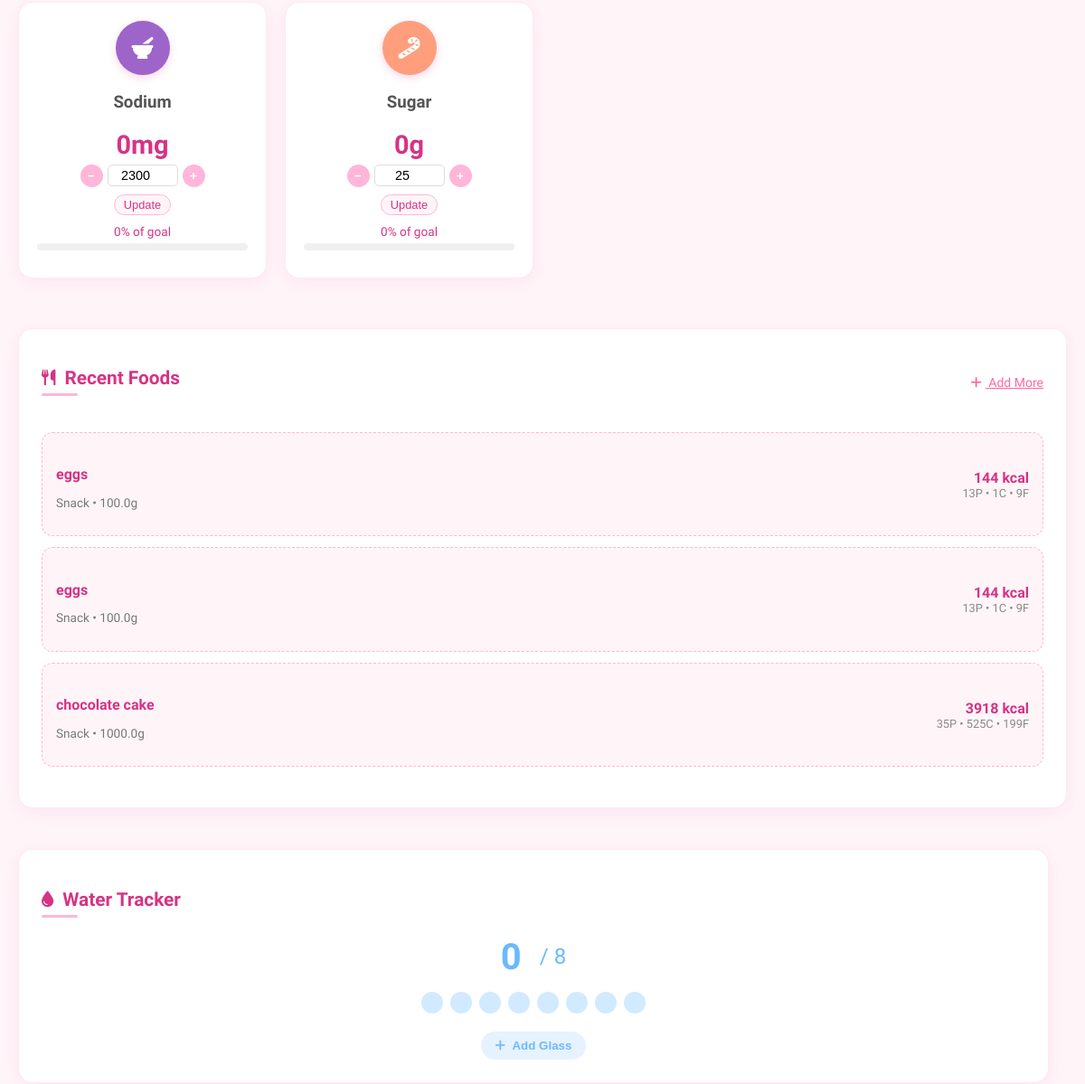
The page /dashboard/ (signed in, middle part) on the database as committed earlier.
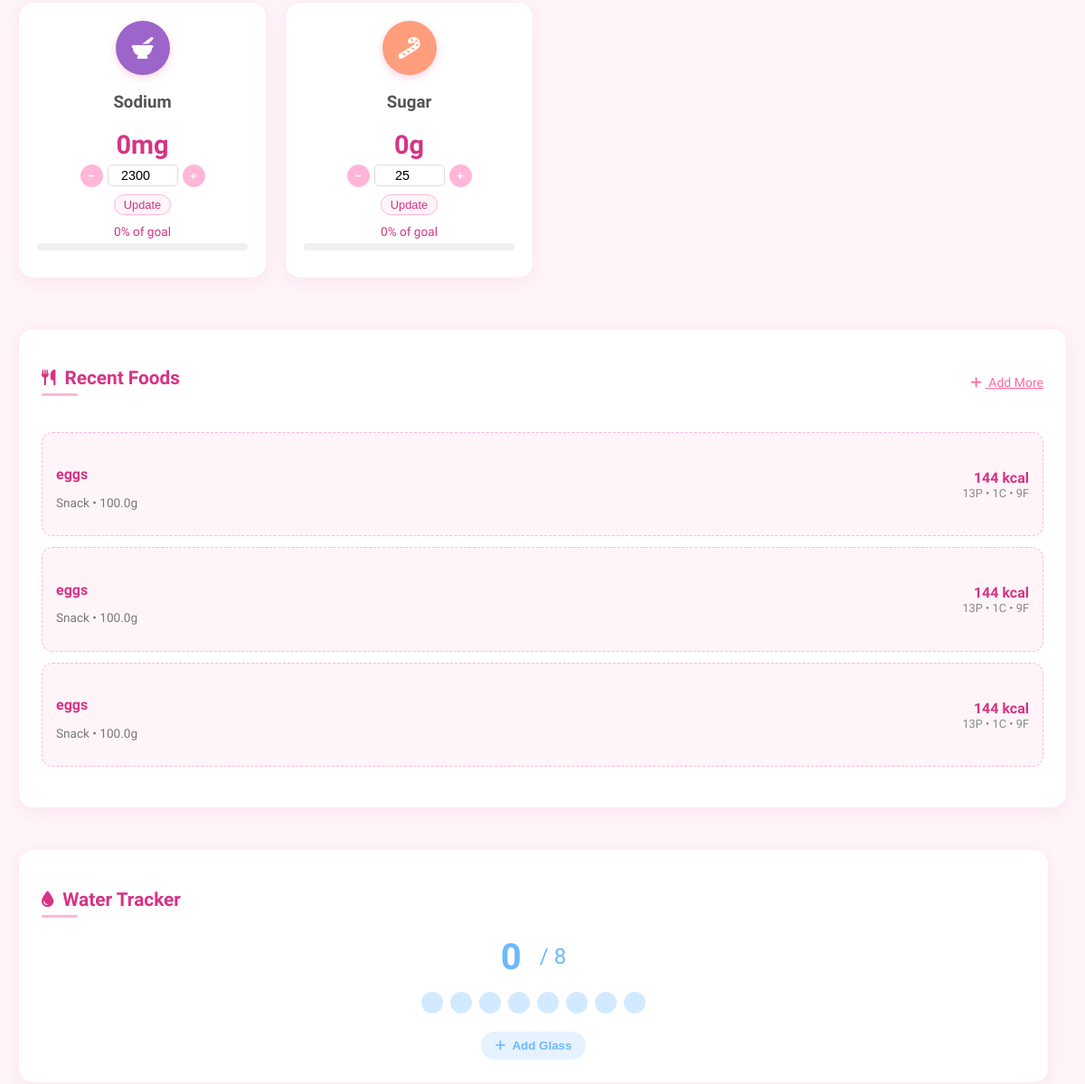
The same page on the database as committed later.
### counter/models.py (models this page shows, shortened)
class FoodLog(models.Model):
    user = models.ForeignKey(settings.AUTH_USER_MODEL, on_delete=models.CASCADE)
    food_name = models.CharField(max_length=255)
    calories = models.FloatField()
    protein = models.FloatField()
    carbs = models.FloatField()
    fat = models.FloatField()
    sodium = models.PositiveIntegerField(default=0)
    sugar = models.PositiveIntegerField(default=0)
    amount = models.FloatField(help_text="Amount in grams")
    meal_time = models.CharField(max_length=20, choices=MEAL_TIME_CHOICES, default='snack')
    date = models.DateTimeField(auto_now_add=True)
    class Meta:
        ordering = ['-date']
        verbose_name = 'Food Log'
        verbose_name_plural = 'Food Logs'

### counter/views.py (the view)
# urls.py: path('dashboard/', views.dashboard_view, name='dashboard'),
@login_required
def dashboard_view(request):
    today = timezone.now().date()
    foods = FoodLog.objects.filter(user=request.user, date__date=today)
    water_intakes = WaterIntake.objects.filter(user=request.user, date__date=today)
    totals = {
        'calories': sum(f.calories for f in foods),
        'protein': sum(f.protein for f in foods),
        'carbs': sum(f.carbs for f in foods),
        'fat': sum(f.fat for f in foods),
        'sodium': sum(f.sodium for f in foods),
        'sugar': sum(f.sugar for f in foods),
        'water': water_intakes.count()
    }
    try:
        profile = request.user.profile
        goals = {
            'calories': profile.calorie_goal,
            'protein': profile.protein_goal,
            'carbs': profile.carb_goal,
            'fat': profile.fat_goal,
            'sodium': profile.sodium_goal,
            'sugar': profile.sugar_goal
        }
    except:
        goals = {
            'calories': 2000,
            'protein': 50,
            'carbs': 300,
            'fat': 70,
            'sodium': 2300,
            'sugar': 25
        }
    percentages = {
        'calories': min(100, int((totals['calories'] / goals['calories']) * 100)) if goals['calories'] else 0,
        'protein': min(100, int((totals['protein'] / goals['protein']) * 100)) if goals['protein'] else 0,
        'carbs': min(100, int((totals['carbs'] / goals['carbs']) * 100)) if goals['carbs'] else 0,
        'fat': min(100, int((totals['fat'] / goals['fat']) * 100)) if goals['fat'] else 0,
        'sodium': min(100, int((totals['sodium'] / goals['sodium']) * 100)) if goals['sodium'] else 0,
        'sugar': min(100, int((totals['sugar'] / goals['sugar']) * 100)) if goals['sugar'] else 0
    }
    return render(request, 'counter/dashboard.html', {
        'totals': totals,
        'goals': goals,
        'percentages': percentages,
        'today': today,
        'recent_foods': FoodLog.objects.filter(user=request.user).order_by('-date')[:3]
    })

### counter/templates/counter/dashboard.html (shortened to what the changed rows need)
{% extends "counter/base.html" %}
{% load static %}
{% block content %}
<link rel="stylesheet" href="https://cdnjs.cloudflare.com/ajax/libs/font-awesome/6.4.0/css/all.min.css">
<div class="main-content">
  <div class="dashboard-container">
    <div style="display: grid; grid-template-columns: 1fr; gap: 1.25rem;">
      <div style="grid-column: span 2;">
        <div class="dashboard-card">
          <div class="flex justify-between items-center mb-4">
            <h2 class="card-title">
              <i class="fas fa-utensils"></i> Recent Foods
            </h2>
          </div>
          <div class="food-list">
            {% for food in recent_foods %}
            <div class="food-item">
              <div class="food-info">
                <h4>{{ food.food_name }}</h4>
                <p>{{ food.meal_time|title }} • {{ food.amount }}g</p>
              </div>
              <div class="food-macros">
                <div class="calories">{{ food.calories|floatformat:0 }} kcal</div>
                <div class="macros">{{ food.protein|floatformat:0 }}P • {{ food.carbs|floatformat:0 }}C • {{ food.fat|floatformat:0 }}F</div>
              </div>
            </div>
            {% empty %}
            <div class="text-center py-3">
              <p>No foods logged yet. Search for foods to get started!</p>
            </div>
            {% endfor %}
          </div>
        </div>
      </div>
      <div style="display: flex; flex-direction: column; gap: 1.25rem;">
        <div class="dashboard-card">
          <h2 class="card-title">
            <i class="fas fa-tint"></i> Water Tracker
          </h2>
          <div class="water-tracker">
            <div class="water-drops">
              {% for i in "12345678" %}
                <div class="water-drop {% if forloop.counter <= totals.water %}filled{% endif %}"></div>
              {% endfor %}
            </div>
          </div>
        </div>
      </div>
    </div>
  </div>
</div>
{% endblock %}

Rows that differ between the two databases and show on the page:
no longer on this page (row unchanged): FoodLog: food_name "chocolate cake", meal_time "Snack", amount "1000.0", calories "3918", protein "35", carbs "525", fat "199"
added FoodLog: food_name "eggs", meal_time "Snack", amount "100.0", calories "144", protein "13", carbs "1", fat "9"
